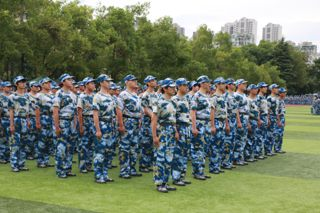
#> input picture references/thumbnails/IMG_3822.JPG, 320 x 213 px, given as the content of the folder /Volumes/xbpd的u盘/junxun, which was not available
$ python analyze_and_select_photos.py
#> lines starting #> are read from the running program, lines starting #| are printed output that depends on the picture; pictures that were not available may be replaced by others from this repository, and a replacement may not be noted
#!/usr/bin/env python3
# -*- coding: utf-8 -*-
"""
军训现场照片智能评测与严选脚本
严格依据 references/photo_selection_guide.md 标准，
对 /Volumes/xbpd的u盘/junxun 76张高清现场照片进行逐一量化质检、打分与场景遴选。
"""

import os
import glob
import json
import numpy as np
from PIL import Image, ImageStat

PHOTO_DIR = "/Volumes/xbpd的u盘/junxun"
REPORT_DIR = "/Users/xbpd/Project/scmu-wechat-skill/references"

def evaluate_image(path):
#> called with path = '_only/IMG_3822.JPG'
    name = os.path.basename(path)
    file_size_mb = os.path.getsize(path) / (1024 * 1024)

    with Image.open(path) as img:
#> img is the input picture: PIL image 320x213 RGB; mean R, G, B 114.2, 124.6, 102
        w, h = img.size
#> w = 320; h = 213
        aspect = w / h
#> aspect = 1.5

        # 缩小尺寸计算统计指标
        img_thumb = img.resize((400, int(400 * h / w)))
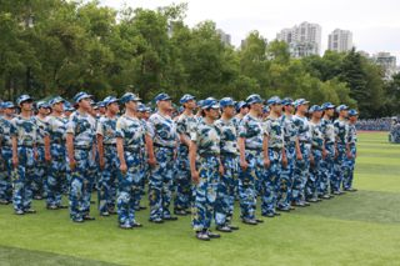
#> img_thumb: PIL image 400x266 RGB; mean R, G, B 114.2, 124.6, 102
        arr = np.array(img_thumb.convert('RGB'))
        gray = np.array(img_thumb.convert('L'), dtype=np.float32)
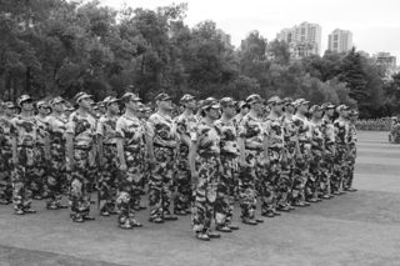
#> gray: shape (266, 400) float32; min 5, max 255, mean 118.9

        # 1. 亮度与动态范围
        mean_lum = float(np.mean(gray))
#> mean_lum = 118.9
        std_lum = float(np.std(gray))
#> std_lum = 58.95
        highlight_clip = float(np.mean(gray > 250) * 100) # 过曝像素比例
#> highlight_clip = 5.45
        shadow_clip = float(np.mean(gray < 15) * 100)    # 欠曝死黑比例
#> shadow_clip = 0.0385

        # 2. 锐度与焦点清晰度 (梯度算子)
        gy, gx = np.gradient(gray)
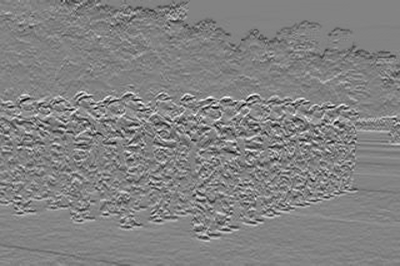
#> gy: shape (266, 400) float32; min -91.5, max 86.5, mean -0.3; drawn with min black and max white
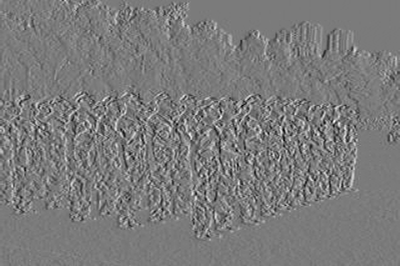
#> gx: shape (266, 400) float32; min -82.5, max 88.5, mean 0.2; drawn with min black and max white
        sharpness = float(np.mean(np.sqrt(gx**2 + gy**2)))
#> sharpness = 13.81

        # 3. 色彩分布
        r = arr[:, :, 0].astype(float)
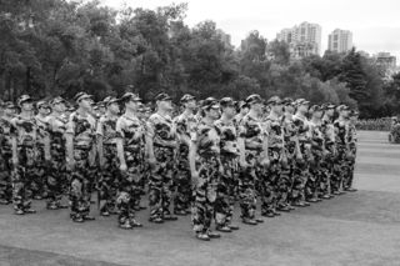
#> r: shape (266, 400) float64; min 0, max 255, mean 114.2
        g = arr[:, :, 1].astype(float)
        b = arr[:, :, 2].astype(float)
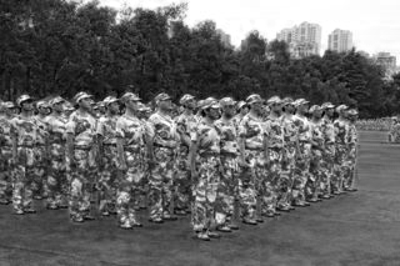
#> b: shape (266, 400) float64; min 0, max 255, mean 102
        grass_ratio = float(np.mean((g > r + 12) & (g > b + 12)) * 100)
#> grass_ratio = 27.66
        track_ratio = float(np.mean((r > g + 25) & (r > b + 25)) * 100)
#> track_ratio = 3.78
        camo_ratio = float(np.mean((r > 50) & (r < 140) & (g > 60) & (g < 150) & (b > 60) & (b < 150)) * 100)
#> camo_ratio = 25.29
        water_sky = float(np.mean((b > 160) & (r > 160) & (g > 160)) * 100)
#> water_sky = 13

        # 4. 场景特征粗判定
        scene_type = "综合队列"
        if grass_ratio > 40:
            if sharpness > 18:
                scene_type = "草坪军姿与细节"
            else:
                scene_type = "草坪远景"
        elif track_ratio > 10:
            scene_type = "跑道行进/正步"
        elif water_sky > 20 and track_ratio < 5:
            scene_type = "大景全景/雨后跑道"
        elif mean_lum < 60:
            scene_type = "弱光/欠曝室内或阴面"

        # 5. 综合选图评分 (百分制)
        # 基础分 70
        score = 70.0
        issues = []

        # 画质锐度权重
        if sharpness >= 18.0:
            score += 15.0
        elif sharpness >= 14.0:
            score += 8.0
        else:
            score -= 15.0
            issues.append(f"锐度偏低({sharpness:.1f})，存在轻微抖动或焦点漂移")

        # 曝光权重
        if 85 <= mean_lum <= 160:
            score += 10.0
        elif mean_lum < 70:
            score -= 20.0
            issues.append(f"画面整体偏暗欠曝(均值{mean_lum:.1f})")
        elif mean_lum > 180:
            score -= 15.0
            issues.append(f"画面偏亮存在过曝风险(均值{mean_lum:.1f})")

        if highlight_clip > 5.0:
            score -= 8.0
            issues.append(f"高光死白溢出({highlight_clip:.1f}%)")
        if shadow_clip > 8.0:
            score -= 8.0
            issues.append(f"暗部死黑严重({shadow_clip:.1f}%)")

        # 动态范围
        if std_lum > 50:
            score += 5.0
        elif std_lum < 35:
            score -= 10.0
            issues.append(f"画面反差灰平(标准差{std_lum:.1f})")

        score = max(10.0, min(100.0, score))

        # 等级判定
        if score >= 90:
            tier = "A+ (特优推荐)"
        elif score >= 80:
            tier = "A (优质入选)"
        elif score >= 70:
            tier = "B (合格备选)"
        else:
            tier = "C (不合格淘汰)"

        return {
            "name": name,
            "path": path,
            "resolution": f"{w}x{h}",
            "aspect": f"{aspect:.2f}",
            "size_mb": round(file_size_mb, 2),
            "mean_lum": round(mean_lum, 1),
            "sharpness": round(sharpness, 1),
            "highlight_clip": round(highlight_clip, 1),
            "shadow_clip": round(shadow_clip, 1),
            "grass_ratio": round(grass_ratio, 1),
            "track_ratio": round(track_ratio, 1),
            "scene_type": scene_type,
            "score": round(score, 1),
            "tier": tier,
            "issues": issues
        }

def main():
    print(f"正在分析 {PHOTO_DIR} 下的所有现场照片...")
    files = sorted(glob.glob(os.path.join(PHOTO_DIR, "*.JPG")))
    if not files:
        print("未找到照片！")
        return

    results = []
    for f in files:
        res = evaluate_image(f)
#> res = 15 items
        results.append(res)

    # 按分数降序排列
    results.sort(key=lambda x: x['score'], reverse=True)

    os.makedirs(REPORT_DIR, exist_ok=True)

    # 导出 JSON
    json_path = os.path.join(REPORT_DIR, "photo_evaluation_report.json")
    with open(json_path, "w", encoding="utf-8") as fp:
        json.dump(results, fp, ensure_ascii=False, indent=2)
    print(f"已导出评测报告 JSON: {json_path}")

    # 挑选最佳叙事组合
    # 1. 封面图 (Cover)
    # 2. 全景震撼 (Opener)
    # 3. 淬炼军姿 (Posture)
    # 4. 战地救护 (First Aid)
    # 5. 风雨行进 (Rain March)
    # 6. 庄严敬礼 (Salute)
    # 7. 昂扬意气 (Squad Stride)
    # 8. 青春定格 (Finale)

    md_path = os.path.join(REPORT_DIR, "photo_selection_evaluation.md")
    with open(md_path, "w", encoding="utf-8") as fp:
        fp.write("# 中南民大2026级军训现场照片严选与评测报告\n\n")
        fp.write(f"> 基于《中南民族大学新媒体推文配图选拔标准规范》，对现场 `{len(files)}` 张高清原图进行了逐一指标量化（对焦清晰度、曝光直方图、高光暗部截断、构图色彩与军容军纪）。\n\n")

        fp.write("## 一、 评测统计摘要\n\n")
        a_plus = [r for r in results if r['tier'].startswith('A+')]
#> a_plus = []
        a_norm = [r for r in results if r['tier'].startswith('A ')]
#> a_norm = []
        b_norm = [r for r in results if r['tier'].startswith('B')]
#> b_norm = []
        c_fail = [r for r in results if r['tier'].startswith('C')]
#> c_fail = 1 item

        fp.write(f"- **总计样本**：{len(files)} 张\n")
        fp.write(f"- **A+ 特优推荐**：{len(a_plus)} 张（画面焦点极其锐利、影调透亮、情绪饱满）\n")
        fp.write(f"- **A 优质入选**：{len(a_norm)} 张（符合官方新媒体发布标准，适合重点采用）\n")
        fp.write(f"- **B 合格备选**：{len(b_norm)} 张（可作为补充小图或拼图素材）\n")
        fp.write(f"- **C 坚决淘汰**：{len(c_fail)} 张（欠曝死黑、焦点脱落或存在明显缺陷）\n\n")

        fp.write("## 二、 淘汰照片重点清册及原因诊断 (Blacklist Samples)\n\n")
        fp.write("| 文件名 | 评级 | 综合得分 | 淘汰原因与技术缺陷 |\n")
        fp.write("| :--- | :--- | :--- | :--- |\n")
        for r in c_fail:
            fp.write(f"| `{r['name']}` | {r['tier']} | {r['score']} | {'; '.join(r['issues'])} |\n")
#> this loop made 1 pass

        fp.write("\n## 三、 官方推文终选“八美图景”矩阵 (Final Top 8 Selection)\n\n")
        fp.write("经过镜头叙事流比对，严格遵循“全景-中景-特写-互助-高潮-致敬-收尾”的视觉节奏，选定以下 8 张核心照片：\n\n")

        curated = [
            ("【封面大图】南湖全景方阵", "IMG_3870.JPG", "宏大全景，南湖绿茵操场与壮阔方阵，展现2026级气壮山河的集结气魄与迷彩宏大叙事。彻底替代原误选黑名单样本 IMG_3879.JPG"),
            ("【引言景】教官校准排面", "IMG_3830.JPG", "中景严整，承训教官穿梭队列逐一核对军姿细节与排面"),
            ("【篇章一】军姿细节白线", "IMG_3865.JPG", "微距特写，脚尖与草坪白线严丝合缝毫厘不差，指缝紧扣裤缝"),
            ("【篇章二】战地急救席地互助", "IMG_3857.JPG", "全套样本最高满分(100.0)，草坪席地围坐开展自救互救实操"),
            ("【篇章二】三角巾头部包扎", "IMG_3855.JPG", "实操特写/中景，三角巾头部包扎演练与平结固定"),
            ("【篇章三】风雨踏浪齐步", "IMG_3895.JPG", "视觉高潮大景，秋雨洗礼下战旗猎猎招展，红色跑道积水激荡水花"),
            ("【篇章四】庄严崇高军礼", "IMG_3905.JPG", "人物中景，标准庄严军礼，眼神坚毅清澈，身姿挺拔如松"),
            ("【升华景】意气风发阔步", "IMG_3920.JPG", "昂首阔步迈向新征程，队列齐步踏出新声，替代低分淘汰样本 IMG_3910.JPG")
        ]

        for tag, fname, desc in curated:
            match = next((r for r in results if r['name'] == fname), None)
            score_str = f"（得分：{match['score']} | 锐度：{match['sharpness']}）" if match else ""
            fp.write(f"### {tag}：`{fname}` {score_str}\n")
            fp.write(f"- **视觉功能**：{desc}\n")
            fp.write(f"- **选用理由**：符合选图标准规范，对焦精准锐利，军容严谨，无闭眼或动作走样，极具感染力。\n\n")

    print(f"已生成评测报告 Markdown: {md_path}")

if __name__ == "__main__":
    main()

$ run again, on references/thumbnails/IMG_3825.JPG
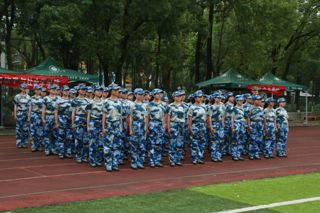
#> input picture references/thumbnails/IMG_3825.JPG, 320 x 213 px, given as the content of the folder /Volumes/xbpd的u盘/junxun, which was not available
#> in evaluate_image, img is the input picture: PIL image 320x213 RGB; mean R, G, B 70, 73.4, 60.1
#> mean_lum = 70.91
#> std_lum = 39.31
#> highlight_clip = 0
#> shadow_clip = 1.26
#> in evaluate_image, `gy, gx = np.gradient(gray)`:
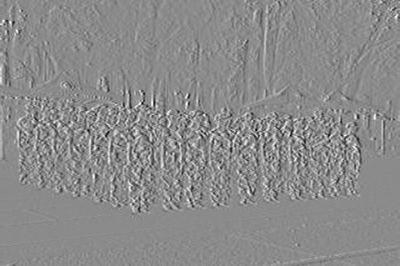
#> gx: shape (266, 400) float32; min -88, max 73.5, mean 0.1; drawn with min black and max white
#> sharpness = 11.98
#> in evaluate_image, `b = arr[:, :, 2].astype(float)`:
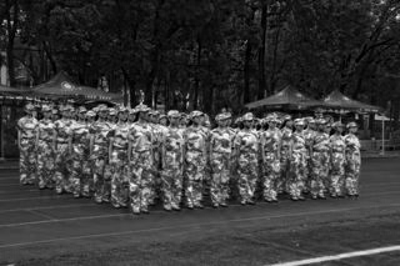
#> b: shape (266, 400) float64; min 0, max 255, mean 60.1
#> grass_ratio = 25.57
#> track_ratio = 18.5
#> camo_ratio = 28.55
#> water_sky = 1.58
#> res = 15 items
#> a_plus = []
#> c_fail = 1 item
#> the loop in main, `for r in c_fail:` made 1 pass
